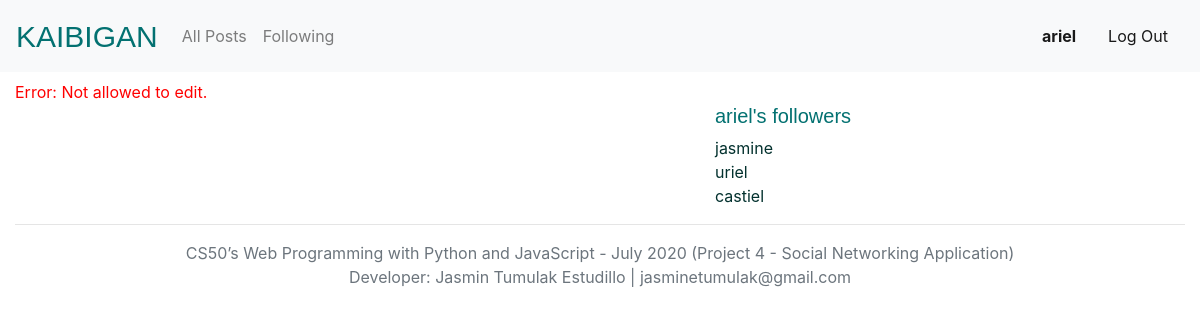
Page /edit/1 (signed in) on the committed database.
### network/models.py (models this page shows, shortened)
class User(AbstractUser):
    def __str__(self):
        return self.username

class Follow(models.Model):
    f_id = models.AutoField(primary_key=True)
    username = models.ForeignKey(settings.AUTH_USER_MODEL, on_delete=models.CASCADE, related_name="user_following")
    follow = models.ForeignKey(settings.AUTH_USER_MODEL, on_delete=models.CASCADE, related_name="following")
    status = models.BooleanField(default=False)

### network/views.py (the view)
# urls.py: path("edit/<int:post_id>", views.edit, name="edit"),
@login_required(login_url='/login')
def edit(request, post_id):
    user = User.objects.get(username=request.user)
    followers_list = Follow.objects.filter(follow=user, status=True)
    if request.method == "POST":
        post = Post.objects.get(pk=int(post_id))
        data = json.loads(request.body)
        print(data)
        post.message = data.get('post_message');
        post.save()
        return JsonResponse({
            "status": "Post Edited.",
            "message": post.message
            })
    elif request.method == "GET":
        print('test')
        try:
            post = Post.objects.get(pk=int(post_id))
        except Post.DoesNotExist:
            return render(request, "network/error.html", {
                "message": "Error: Post does not exist.",
                "followers_list": followers_list,
                'followed_user':user
            })
        if(post.username != request.user.username):
            return render(request, "network/error.html", {
                "message": "Error: Not allowed to edit.",
                "followers_list": followers_list,
                'followed_user':user
            })

### network/templates/network/error.html
{% extends "network/layout.html" %}

### network/templates/network/layout.html (shortened to what this page needs)
{% load static %}
<!DOCTYPE html>
<html lang="en">
    <head>
        <link rel="stylesheet" href="https://stackpath.bootstrapcdn.com/bootstrap/4.5.2/css/bootstrap.min.css">
        <link href="{% static 'network/styles.css' %}" rel="stylesheet">
    </head>
    <div class="body">
      <div class="container-fluid">
      {% if user.is_authenticated %}
      <div class="row menu-bar">
        <div class="col-md-12">
            <nav class="navbar navbar-expand-lg navbar-light bg-light fixed-top ">
              <a class="navbar-brand" href="{% url 'index' %}"><span class="site-title-sm">KAIBIGAN</span></a>
              <div class="collapse navbar-collapse" id="navbarText">
                <ul class="navbar-nav mr-auto">
                  <li class="nav-item">
                    <a class="nav-link" href="{% url 'index' %}">All Posts</a>
                  </li>
                  <li class="nav-item">
                    <a class="nav-link" href={% url 'following' %}>Following</a>
                  </li>
                </ul>
                <span class="navbar-text">
                  <a class="nav-link" href="{%  url 'profile' request.user %}"><strong>{{ user.username }}</strong></a>
                </span>
                <span class="navbar-text">
                  <a class="nav-link" href="{% url 'logout' %}">Log Out</a>
                </span>
              </div>
            </nav>
          </div>
        </div>
      {% endif %}
            <div class="row">
              <div class="col-md-4 error">
                {% if message %}
                    <div>{{ message }}</div>
                {% endif %}
              </div>
            </div>
            <div class="row">
                <div class="col-md-5 offset-2">
                  </div>
                <div class="col-md-3">
                  {% if user.is_authenticated %}
                    <h5 class="kaibigan">{{ followed_user.username }}'s followers</h5>
                    {% for follower in followers_list %}
                    <a href="{% url 'profile' follower.username %}">{{ follower.username}}</a><br>
                    {% empty %}
                      No followers
                    {% endfor %}
                  {% endif %}
                </div>
            </div>
            <div class="row page-footer">
              <div class="col-md-12">
                <hr><span class="text-muted">CS50’s Web Programming with Python and JavaScript - July 2020 (Project 4 - Social Networking Application)<br>
              Developer: Jasmin Tumulak Estudillo | jasminetumulak@gmail.com<span>
              </div>
            </div>
        </div>
      </div>
    <link rel="stylesheet" href="https://stackpath.bootstrapcdn.com/bootstrap/4.4.1/css/bootstrap.min.css">
    </body>
</html>

### network/static/network/styles.css (style rules this page uses)
.site-title-sm { text-align: right; font-family: 'Oswald', sans-serif; color: #037171; font-size: 30px; }
.kaibigan { font-family: 'Oswald', sans-serif; color: #037171; }
.page-footer { text-align: center; margin-top:auto; }
a:link { color:#03312E; }
.error { color: red; }

### rows in the picture
User: username "ariel"
Follow: username "jasmine"
Follow: username "uriel"
Follow: username "castiel"

### other values in the picture
{{ message }} "Error: Not allowed to edit."
